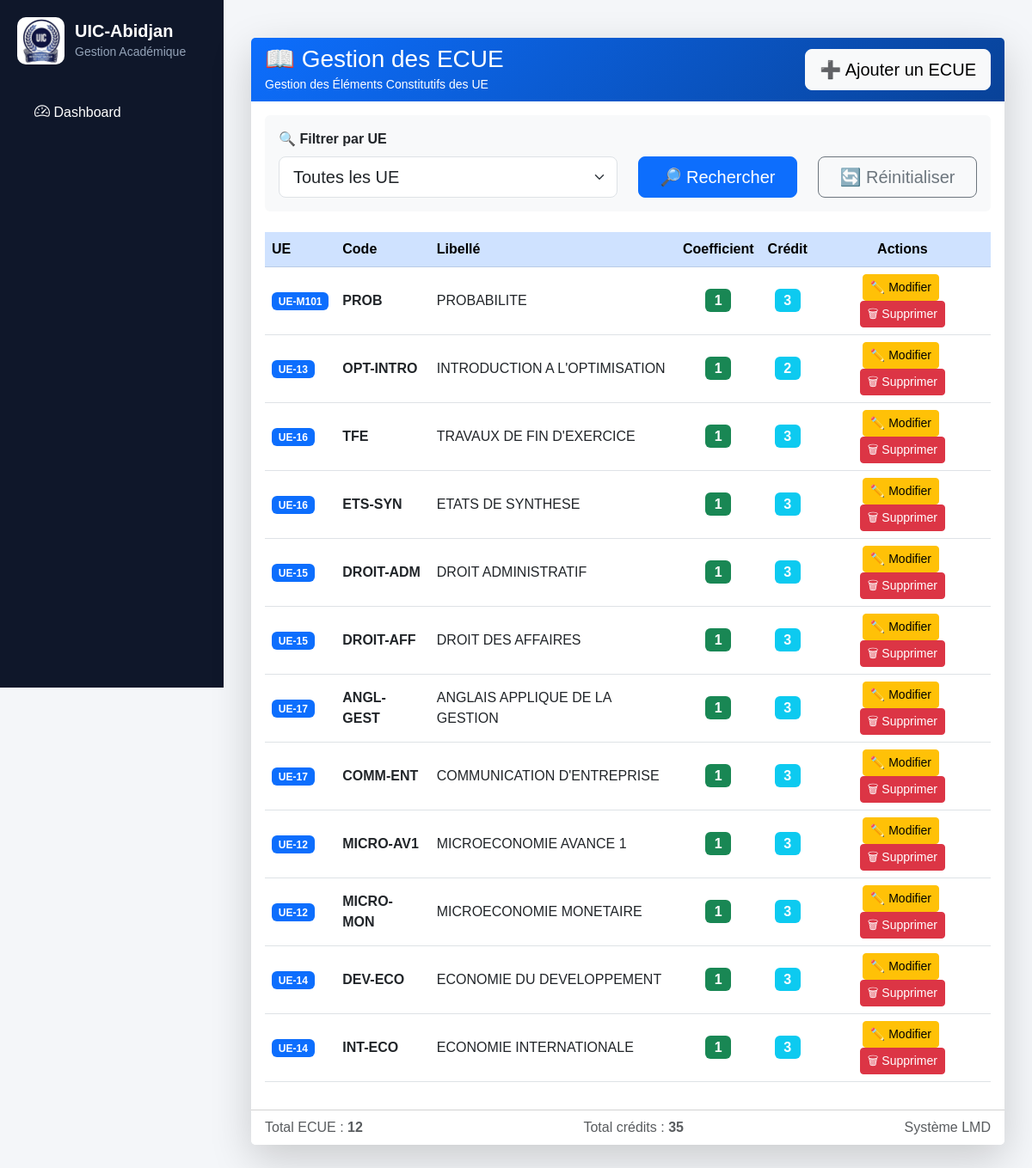
The page /lmd/ecue/ on the database its author committed.
### lmd/models.py (models this page shows, shortened)
class ECUE(models.Model):
    ue = models.ForeignKey(
        UE,
        on_delete=models.CASCADE,
        related_name='ecues'
    )
    code = models.CharField(max_length=20)
    libelle = models.CharField(max_length=200)
    coefficient = models.IntegerField(default=1)
    credit = models.IntegerField(default=0)

class UE(models.Model):
    code = models.CharField(max_length=20)
    libelle = models.CharField(max_length=200)
    credit = models.IntegerField()
    filiere = models.ForeignKey(
    "FiliereLMD",
    null=True,
    blank=True,
    on_delete=models.CASCADE
    )
    grande_unite = models.ForeignKey(
    "GrandeUnite",
    on_delete=models.PROTECT,
    related_name="ues",
    null=True,
    blank=True
    )
    semestre = models.CharField(max_length=5)

### lmd/views.py (the view)
# urls.py: path('ecue/', views.ecue_list, name='ecue_list'),
def ecue_list(request):
    ue_id = request.GET.get("ue")
    ecues = ECUE.objects.select_related("ue").all()
    if ue_id:
        ecues = ecues.filter(ue_id=ue_id)
    total_credits = ecues.aggregate(
     total=Sum("credit")
     )["total"] or 0
    return render(request, "lmd/ecue/list.html", {
        "ecues": ecues,
        "ues": UE.objects.all(),
        "ue_selected": ue_id,
        "total_credits": total_credits,
    })

### lmd/templates/lmd/ecue/list.html (shortened to what this page needs)
{% extends "base.html" %}
{% block content %}
<div class="container-fluid py-4">
    <div class="card border-0 shadow-lg">
        <div class="card-header border-0 text-white"
             style="background: linear-gradient(135deg,#0d6efd,#084298);">
            <div class="d-flex justify-content-between align-items-center">
                <div>
                    <h3 class="mb-0">
                        📖 Gestion des ECUE
                    </h3>
                    <small>
                        Gestion des Éléments Constitutifs des UE
                    </small>
                </div>
                <a href="{% url 'ecue_add' %}"
                   class="btn btn-light btn-lg">
                    ➕ Ajouter un ECUE
                </a>
            </div>
        </div>
        <div class="card-body">
            <div class="card bg-light border-0 mb-4">
                <div class="card-body">
                    <form method="get">
                        <div class="row align-items-end">
                            <div class="col-md-6">
                                <label class="form-label fw-bold">
                                    🔍 Filtrer par UE
                                </label>
                                <select
                                    name="ue"
                                    class="form-select form-select-lg"
                                    onchange="this.form.submit()">
                                    <option value="">
                                        Toutes les UE
                                    </option>
                                </select>
                            </div>
                            <div class="col-md-3">
                                <button type="submit"
                                        class="btn btn-primary btn-lg w-100">
                                    🔎 Rechercher
                                </button>
                            </div>
                            <div class="col-md-3">
                                <a href="{% url 'ecue_list' %}"
                                   class="btn btn-outline-secondary btn-lg w-100">
                                    🔄 Réinitialiser
                                </a>
                            </div>
                        </div>
                    </form>
                </div>
            </div>
            <div class="table-responsive">
                <table class="table table-hover align-middle">
                    <thead class="table-primary">
                        <tr>
                            <th>UE</th>
                            <th>Code</th>
                            <th>Libellé</th>
                            <th class="text-center">Coefficient</th>
                            <th class="text-center">Crédit</th>
                            <th class="text-center">Actions</th>
                        </tr>
                    </thead>
                    <tbody>
                        {% for e in ecues %}
                        <tr>
                            <td>
                                <span class="badge bg-primary">
                                    {{ e.ue.code }}
                                </span>
                            </td>
                            <td>
                                <strong>{{ e.code }}</strong>
                            </td>
                            <td>
                                {{ e.libelle }}
                            </td>
                            <td class="text-center">
                                <span class="badge bg-success fs-6">
                                    {{ e.coefficient }}
                                </span>
                            </td>
                            <td class="text-center">
                                <span class="badge bg-info fs-6">
                                    {{ e.credit }}
                                </span>
                            </td>
                            <td class="text-center">
                                <a href="{% url 'ecue_edit' e.id %}"
                                   class="btn btn-warning btn-sm me-1">
                                    ✏️ Modifier
                                </a>
                                <a href="{% url 'ecue_delete' e.id %}"
                                   class="btn btn-danger btn-sm">
                                    🗑 Supprimer
                                </a>
                            </td>
                        </tr>
                        {% endfor %}
                    </tbody>
                </table>
            </div>
        </div>
        <div class="card-footer bg-white">
            <div class="d-flex justify-content-between align-items-center">
                <span class="text-muted">
                    Total ECUE : <strong>{{ ecues|length }}</strong>
                </span>
                <span class="text-muted">
                    Total crédits :
                    <strong>{{ total_credits|default:"0" }}</strong>
                </span>
                <span class="text-muted">
                    Système LMD
                </span>
            </div>
        </div>
    </div>
</div>
{% endblock %}

### core/templates/base.html (style rules this page uses)
body { margin: 0; font-family: Arial, sans-serif; background: #f4f6f9; }

### rows shown on the page
ECUE: ue.code "UE-M101", code "PROB", libelle "PROBABILITE", coefficient "1", credit "3"
ECUE: ue.code "UE-13", code "OPT-INTRO", libelle "INTRODUCTION A L'OPTIMISATION", coefficient "1", credit "2"
ECUE: ue.code "UE-16", code "TFE", libelle "TRAVAUX DE FIN D'EXERCICE", coefficient "1", credit "3"
ECUE: ue.code "UE-16", code "ETS-SYN", libelle "ETATS DE SYNTHESE", coefficient "1", credit "3"
ECUE: ue.code "UE-15", code "DROIT-ADM", libelle "DROIT ADMINISTRATIF", coefficient "1", credit "3"
ECUE: ue.code "UE-15", code "DROIT-AFF", libelle "DROIT DES AFFAIRES", coefficient "1", credit "3"
ECUE: ue.code "UE-17", code "ANGL-GEST", libelle "ANGLAIS APPLIQUE DE LA GESTION", coefficient "1", credit "3"
ECUE: ue.code "UE-17", code "COMM-ENT", libelle "COMMUNICATION D'ENTREPRISE", coefficient "1", credit "3"
ECUE: ue.code "UE-12", code "MICRO-AV1", libelle "MICROECONOMIE AVANCE 1", coefficient "1", credit "3"
ECUE: ue.code "UE-12", code "MICRO-MON", libelle "MICROECONOMIE MONETAIRE", coefficient "1", credit "3"
ECUE: ue.code "UE-14", code "DEV-ECO", libelle "ECONOMIE DU DEVELOPPEMENT", coefficient "1", credit "3"
ECUE: ue.code "UE-14", code "INT-ECO", libelle "ECONOMIE INTERNATIONALE", coefficient "1", credit "3"

### other values the page prints
{{ ecues|length }} "12"
{{ total_credits|default:"0" }} "35"
